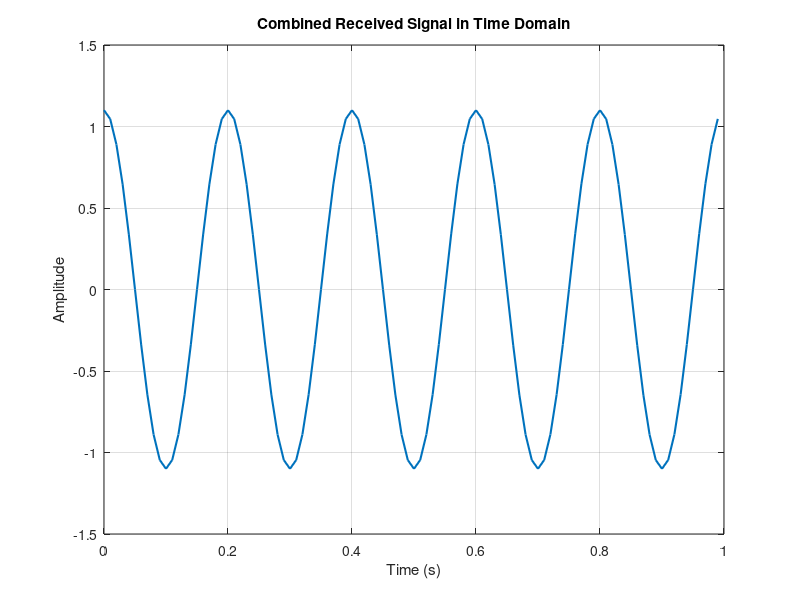
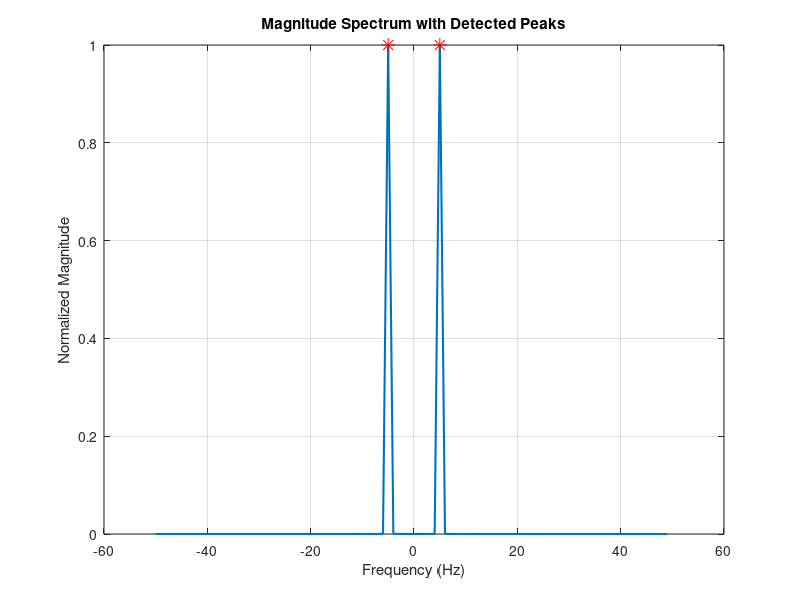
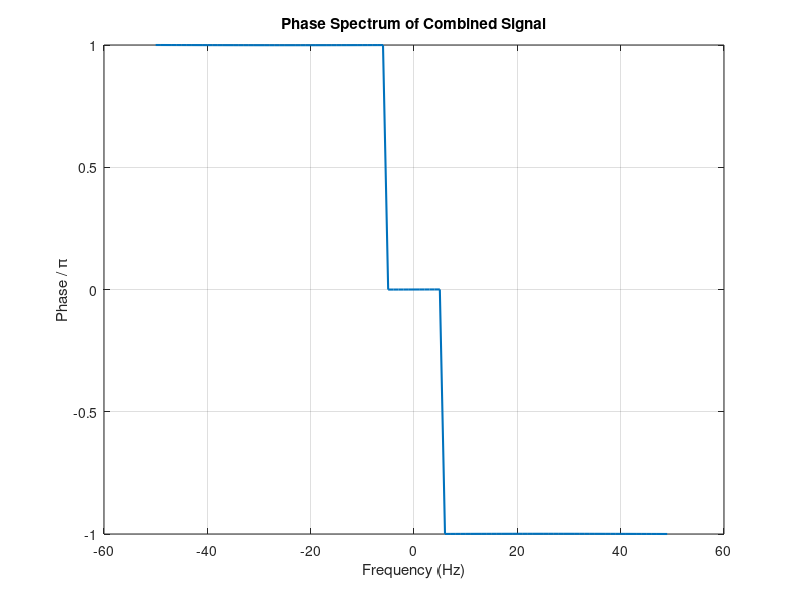

These charts were generated, in order, by the following MATLAB code:
fs = 100; 
Ts = 1/fs; 
t_start = 0;
t_end = 1;
t = t_start:Ts:t_end-Ts; 

R = 200 * 1000; 
V1 = 180 * 1000 / 3600; 
V2 = 216 * 1000 / 3600; 
alpha1 = 0.5;
alpha2 = 0.6;

fc = 5;
phi1 = 2 * pi * fc * t + (2 * pi * V1 / R) * t;
phi2 = 2 * pi * fc * t + (2 * pi * V2 / R) * t;

y1 = alpha1 * cos(phi1);
y2 = alpha2 * cos(phi2);
y_total = y1 + y2;

N = length(y_total); 
y_fft = fftshift(fft(y_total)); 
f = (-fs/2):(fs/N):(fs/2 - fs/N); 
magnitude = abs(y_fft) / max(abs(y_fft));

[peaks, locations] = findpeaks(magnitude, 'MinPeakHeight', 0.1); % Identify peaks in the spectrum
num_objects = length(peaks); % Estimate the number of objects

estimated_R = R;
estimated_V = zeros(1, num_objects);
for i = 1:num_objects
    doppler_shift = f(locations(i));
    estimated_V(i) = doppler_shift * R / fc;
end

disp(['Estimated R: ', num2str(estimated_R), ' m']);
for i = 1:num_objects
    disp(['Estimated V', num2str(i), ': ', num2str(estimated_V(i)), ' m/s']);
end

figure;
plot(t, y_total, 'LineWidth', 1.5);
xlabel('Time (s)');
ylabel('Amplitude');
title('Combined Received Signal in Time Domain');
grid on;

figure;
plot(f, magnitude, 'LineWidth', 1.5);
hold on;
plot(f(locations), peaks, 'r*', 'MarkerSize', 10);
hold off;
xlabel('Frequency (Hz)');
ylabel('Normalized Magnitude');
title('Magnitude Spectrum with Detected Peaks');
grid on;

figure;
theta = angle(y_fft); 
plot(f, theta/pi, 'LineWidth', 1.5);
xlabel('Frequency (Hz)');
ylabel('Phase / \pi');
title('Phase Spectrum of Combined Signal');
grid on;

disp(['Detected number of objects: ', num2str(num_objects)]);
disp('Fourier Transform (Magnitude and Phase) plots with object detection are completed.');
